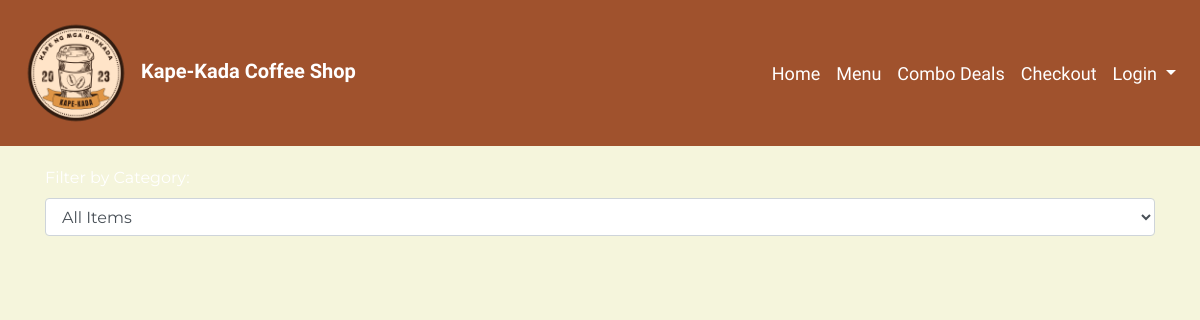
Page /menu.php on the earlier database version.
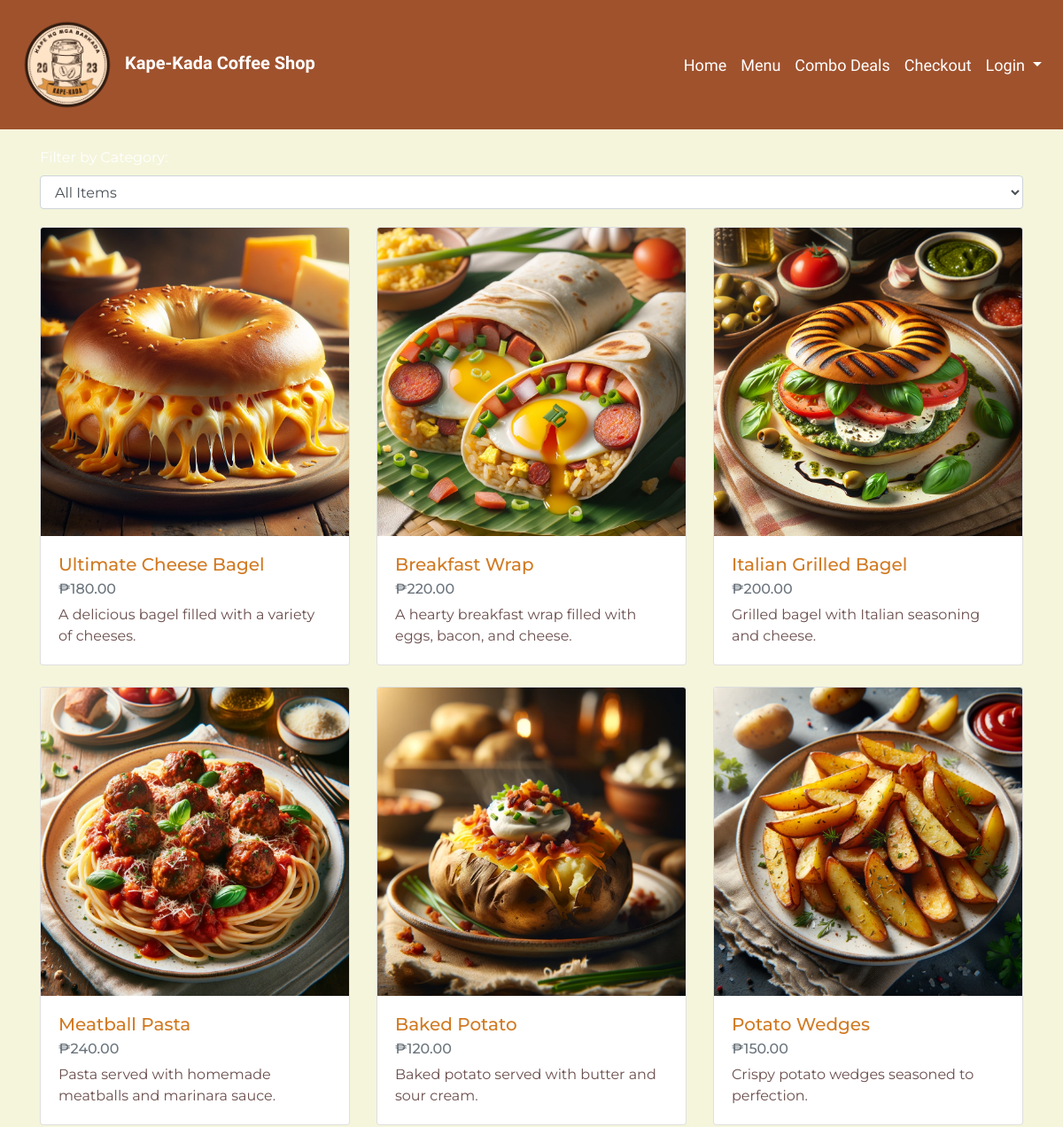
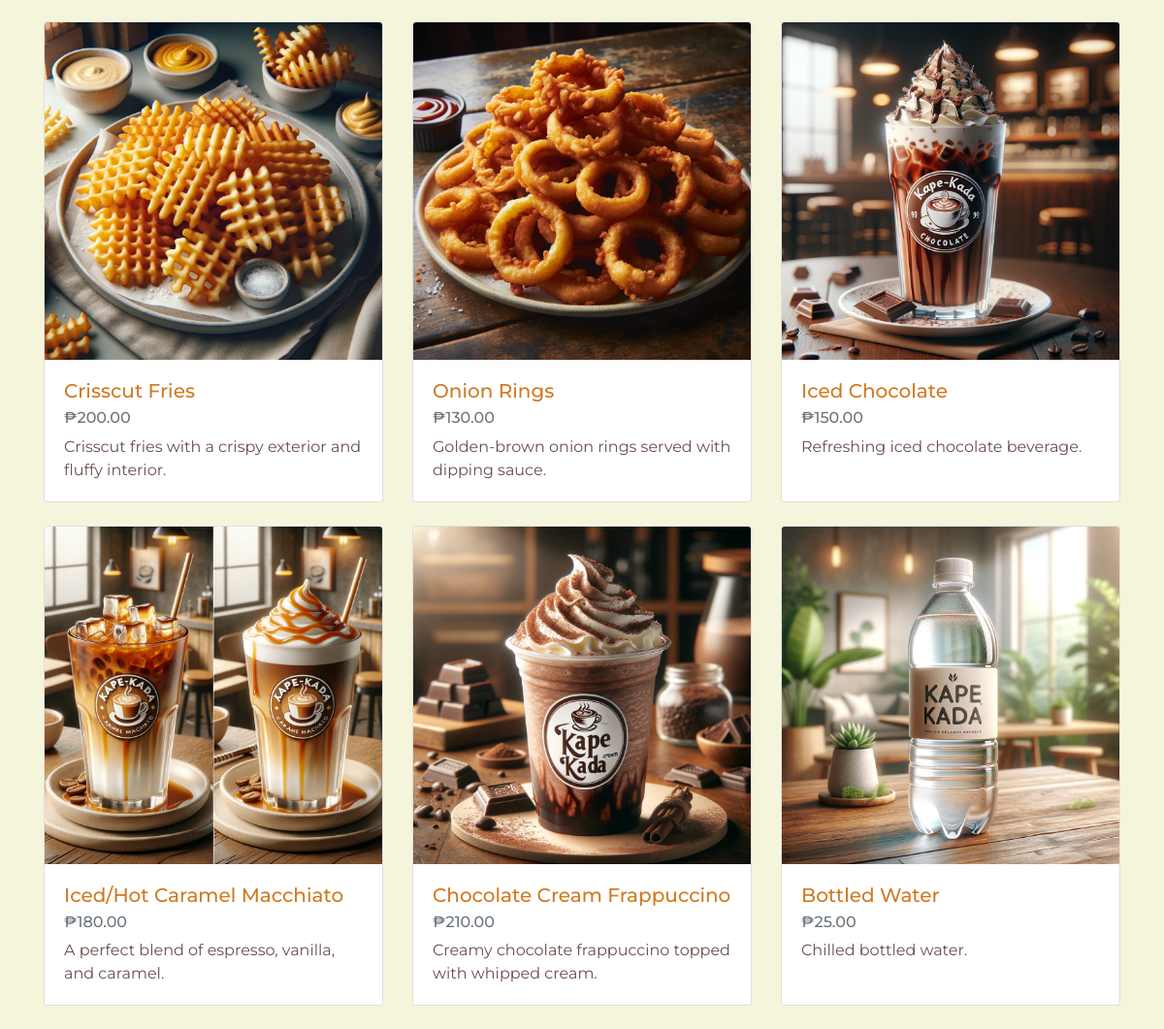
Same page on the later database version (2 pictures, top to bottom).
### tables this page shows
CREATE TABLE `menu_items` (
  `menu_item_id` int NOT NULL,
  `name` varchar(100) NOT NULL,
  `category` varchar(50) NOT NULL,
  `price` decimal(10,2) NOT NULL,
  `description` text,
  `stock_quantity` int NOT NULL,
  `image` varchar(60) DEFAULT NULL
);

### menu.php (the view, shortened to what this page needs)
<?php
include 'navbar.php';
include 'db_connection.php';
$sql = "SELECT * FROM menu_items";
$result = mysqli_query($conn, $sql);
$menuItems = [];
if (mysqli_num_rows($result) > 0) {
    while ($row = mysqli_fetch_assoc($result)) {
        $menuItems[] = $row;
    }
}
?>
<!DOCTYPE html>
<html lang="en">
<head>
    <link rel="stylesheet" href="https://stackpath.bootstrapcdn.com/bootstrap/4.5.2/css/bootstrap.min.css">
    <link rel="stylesheet" href="https://use.fontawesome.com/releases/v5.15.1/css/all.css">
</head>
<body>
<div class="container mt-5">
    <h1 class="text-center mb-4">Our Menu</h1>
    <form action="menu.php" method="get" class="filter-form">
        <div class="form-group">
            <label for="filter">Filter by Category:</label>
            <select id="filter" name="filter" class="form-control" onchange="this.form.submit()">
                <option value="">All Items</option>
            </select>
        </div>
    </form>
    <div class="row">
        <?php foreach ($menuItems as $item): ?>
            <div class="col-md-4 mb-4">
                <div class="card menu-item-card h-100" onclick="window.location.href='item_detail.php?id=<?php echo $item['menu_item_id']; ?>';">
                <img src="images/<?php echo $item['image']; ?>" class="card-img-top" alt="<?php echo $item['name']; ?>">
                <div class="card-body">
                        <h5 class="card-title"><?php echo $item['name']; ?></h5>
                        <h6 class="card-subtitle mb-2 text-muted">₱<?php echo number_format($item['price'], 2); ?></h6>
                        <p class="card-text"><?php echo $item['description']; ?></p>
                    </div>
                </div>
            </div>
        <?php endforeach; ?>
    </div>
</div>
</body>
</html>

### navbar.php (shortened to what this page needs)
<!DOCTYPE html>
<html lang="en">
<head>
    <link rel="stylesheet" href="https://stackpath.bootstrapcdn.com/bootstrap/4.5.2/css/bootstrap.min.css">
</head>
<body>
<nav class="navbar navbar-expand-lg fixed-top">
    <a class="navbar-brand" href="index.php">
        <img src="logo.png" alt="Kape-Kada Coffee Shop" style="width: 120px; height: auto;"> Kape-Kada Coffee Shop
    </a>
    <div class="collapse navbar-collapse" id="navbarNav">
        <ul class="navbar-nav ml-auto">
            <li class="nav-item active">
                <a class="nav-link" href="index.php">Home <span class="sr-only">(current)</span></a>
            </li>
            <li class="nav-item">
                <a class="nav-link" href="menu.php">Menu</a>
            </li>
            <li class="nav-item">
                <a class="nav-link" href="combos.php">Combo Deals</a>
            </li>
            <li class="nav-item">
                <a class="nav-link" href="checkout.php">Checkout</a>
            </li>
            <?php if (isset($_SESSION['fullname'])) : ?>
                <li class="nav-item dropdown">
                    <a class="nav-link dropdown-toggle" href="#" id="navbarDropdown" role="button" data-toggle="dropdown" aria-haspopup="true" aria-expanded="false">
                        <?php echo $_SESSION['fullname']; ?>
                    </a>
                    <div class="dropdown-menu dropdown-menu-login" aria-labelledby="navbarDropdown">
                        <a class="dropdown-item" href="wallet.php">Wallet</a>
                        <div class="dropdown-divider"></div>
                        <a class="dropdown-item" href="logout.php">Logout</a>
                    </div>
                </li>
            <?php else : ?>
                <li class="nav-item dropdown">
                    <a class="nav-link dropdown-toggle" href="#" id="navbarDropdown" role="button" data-toggle="dropdown" aria-haspopup="true" aria-expanded="false">
                        Login
                    </a>
                </li>
            <?php endif; ?>
        </ul>
    </div>
</nav>
</body>
</html>

### navbar.php (style rules this page uses)
body { padding-top: 46px; color: #FFFFFF; }
.navbar { background-color: #A0522D; transition: background-color 0.5s ease; }
.navbar-brand { color: #FFFFFF; font-family: 'League Spartan', sans-serif; font-weight: bold; transition: transform 0.5s ease, color 0.3s ease; }
.navbar-brand img { transition: transform 0.5s ease; }
.nav-link { color: #FFFFFF !important; transition: color 0.3s ease; }
.nav-link { font-family: 'League Spartan', sans-serif; color: #FFFFFF !important; transition: color 0.3s ease; font-size: 18px; }
.nav-link, .dropdown-item { font-family: 'League Spartan', sans-serif; font-size: 18px; color: solid black !important; transition: color 0.3s ease; }

### menu.php (style rules this page uses)
body { background-color: #F5F5DC; color: #6B4F4E; font-family: 'Montserrat', sans-serif; background-image: url('bg.svg'); background-size: cover; background-repeat: no-repeat; background-attachment: fixed; background-position: center; }
.navbar { font-family: 'Merriweather', serif; }
.menu-item-card { transition: transform 0.2s; cursor: pointer; }
.card-title { color: #D17A22; }
.filter-form { margin-bottom: 20px; }
label[for="filter"] { color: #FFFFFF; }

Differences in the rows shown:
added menu_items: image (picture), name "Ultimate Cheese Bagel", price "180.00", description "A delicious bagel filled with a variety of cheeses."
added menu_items: image (picture), name "Breakfast Wrap", price "220.00", description "A hearty breakfast wrap filled with eggs, bacon, and cheese."
added menu_items: image (picture), name "Italian Grilled Bagel", price "200.00", description "Grilled bagel with Italian seasoning and cheese."
added menu_items: image (picture), name "Meatball Pasta", price "240.00", description "Pasta served with homemade meatballs and marinara sauce."
added menu_items: image (picture), name "Baked Potato", price "120.00", description "Baked potato served with butter and sour cream."
added menu_items: image (picture), name "Potato Wedges", price "150.00", description "Crispy potato wedges seasoned to perfection."
added menu_items: image (picture), name "Crisscut Fries", price "200.00", description "Crisscut fries with a crispy exterior and fluffy interior."
added menu_items: image (picture), name "Onion Rings", price "130.00", description "Golden-brown onion rings served with dipping sauce."
added menu_items: image (picture), name "Iced Chocolate", price "150.00", description "Refreshing iced chocolate beverage."
added menu_items: image (picture), name "Iced/Hot Caramel Macchiato", price "180.00", description "A perfect blend of espresso, vanilla, and caramel."
added menu_items: image (picture), name "Chocolate Cream Frappuccino", price "210.00", description "Creamy chocolate frappuccino topped with whipped cream."
added menu_items: image (picture), name "Bottled Water", price "25.00", description "Chilled bottled water."
